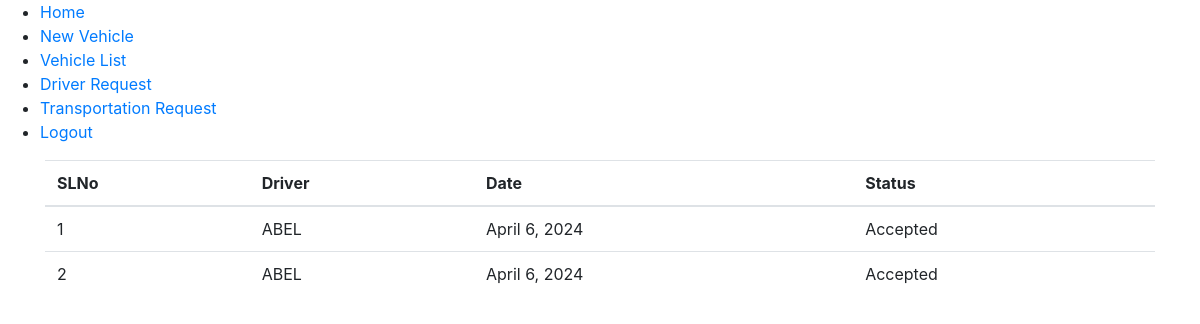
Page /Company/DriverRequest/ (signed in) on the committed database.
### Company/models.py (models this page shows)
class tbl_driver_request(models.Model):
    request_id = models.AutoField(primary_key=True)
    request_date = models.DateField(auto_now_add=True)
    request_status = models.CharField(max_length=10, default=0)
    company_id = models.ForeignKey(tbl_company,on_delete=models.CASCADE)
    driver_id = models.ForeignKey(tbl_driver,on_delete=models.CASCADE)

### Guest/models.py (models this page shows)
class tbl_driver(models.Model):
    driver_id = models.AutoField(primary_key=True)
    driver_name = models.CharField(max_length=50)
    driver_primary_contact = models.CharField(max_length=50)
    driver_secondary_contact = models.CharField(max_length=50)
    driver_email = models.CharField(max_length=50)
    driver_proof = models.FileField(upload_to='Files/')
    driver_photo = models.FileField(upload_to='Files/')
    driver_dob = models.CharField(max_length=50)
    driver_doj = models.DateField(auto_now_add=True)
    driver_password = models.CharField(max_length=50)
    driver_address = models.CharField(max_length=50)
    driver_expirence = models.CharField(max_length=50)
    location_id = models.ForeignKey(tbl_location,on_delete=models.CASCADE)
    driver_status = models.IntegerField(default=0)

### Company/views.py (the view)
# urls.py: path('DriverRequest/',views.DriverRequest,name="DriverRequest"),
def DriverRequest(request):
    cid = tbl_company.objects.get(company_id=request.session["cid"])
    driverRequest = tbl_driver_request.objects.filter(company_id=cid)
    return render(request, "Company/DriverRequest.html", {"driverRequest" : driverRequest})

### Company/Templates/Company/DriverRequest.html (shortened to what this page needs)
{% extends 'Company/Include.html' %}
{% load static %}
{% block content %}
<!DOCTYPE html>
<html lang="en">
<head>
    <link href="https://stackpath.bootstrapcdn.com/bootstrap/4.5.2/css/bootstrap.min.css" rel="stylesheet">
</head>
<body>
    <div class="container">
        <table class="table">
            <thead>
                <tr>
                    <th>SLNo</th>
                    <th>Driver</th>
                    <th>Date</th>
                    <th>Status</th>
                </tr>
            </thead>
            <tbody>
                {% for i in driverRequest %}
                <tr>
                    <td>{{ forloop.counter }}</td>
                    <td>{{ i.driver_id.driver_name }}</td>
                    <td>{{ i.request_date }}</td>
                    <td>
                        {% if i.request_status == "0" %}
                            <a href="{% url 'company:DriverRequestAccept' i.request_id %}" class="card-link">Accept</a> &nbsp;&nbsp;&nbsp;|
                            <a href="{% url 'company:DriverRequestReject' i.request_id %}" class="card-link">Reject</a>
                        {% elif i.request_status == "1" %}
                            Accepted
                        {% elif i.request_status == "2" %}
                            Rejected
                        {% endif %}
                    </td>
                </tr>
                {% endfor %}
            </tbody>
        </table>
    </div>
</body>
</html>
{% endblock content %}

### rows in the picture
tbl_driver_request: driver_id.driver_name "ABEL", request_date "April 6, 2024", request_status "Accepted"
tbl_driver_request: driver_id.driver_name "ABEL", request_date "April 6, 2024", request_status "Accepted"
